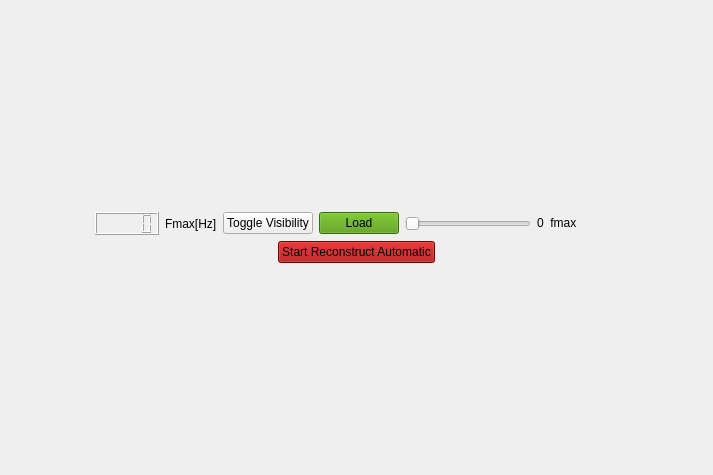
<?xml version="1.0" encoding="UTF-8"?>
<ui version="4.0">
 <class>Form</class>
 <widget class="QWidget" name="Form">
  <property name="geometry">
   <rect>
    <x>0</x>
    <y>0</y>
    <width>713</width>
    <height>475</height>
   </rect>
  </property>
  <property name="minimumSize">
   <size>
    <width>0</width>
    <height>0</height>
   </size>
  </property>
  <property name="windowTitle">
   <string>Form</string>
  </property>
  <layout class="QVBoxLayout" name="verticalLayout_4">
   <item>
    <layout class="QVBoxLayout" name="verticalLayout">
     <property name="spacing">
      <number>6</number>
     </property>
     <item>
      <layout class="QVBoxLayout" name="verticalLayout_2">
       <item>
        <layout class="QVBoxLayout" name="SamplerLayout"/>
       </item>
       <item>
        <layout class="QVBoxLayout" name="ReconstructLayout"/>
       </item>
      </layout>
     </item>
     <item>
      <layout class="QHBoxLayout" name="horizontalLayout">
       <item>
        <layout class="QHBoxLayout" name="horizontalLayout_4">
         <property name="spacing">
          <number>6</number>
         </property>
         <item>
          <spacer name="horizontalSpacer_4">
           <property name="orientation">
            <enum>Qt::Horizontal</enum>
           </property>
           <property name="sizeHint" stdset="0">
            <size>
             <width>84</width>
             <height>20</height>
            </size>
           </property>
          </spacer>
         </item>
         <item>
          <widget class="QLCDNumber" name="fmaxLCD">
           <property name="maximumSize">
            <size>
             <width>16777215</width>
             <height>31</height>
            </size>
           </property>
           <property name="styleSheet">
            <string notr="true">color: rgb(239, 41, 41);

</string>
           </property>
          </widget>
         </item>
         <item>
          <widget class="QLabel" name="label">
           <property name="maximumSize">
            <size>
             <width>16777215</width>
             <height>25</height>
            </size>
           </property>
           <property name="text">
            <string>Fmax[Hz]</string>
           </property>
          </widget>
         </item>
        </layout>
       </item>
       <item>
        <widget class="QPushButton" name="ToggleVisibilityBtn">
         <property name="cursor">
          <cursorShape>PointingHandCursor</cursorShape>
         </property>
         <property name="text">
          <string>Toggle Visibility</string>
         </property>
        </widget>
       </item>
       <item>
        <widget class="QPushButton" name="LoadButton">
         <property name="cursor">
          <cursorShape>PointingHandCursor</cursorShape>
         </property>
         <property name="mouseTracking">
          <bool>true</bool>
         </property>
         <property name="styleSheet">
          <string notr="true">background-color: rgb(78, 154, 6);</string>
         </property>
         <property name="text">
          <string>Load</string>
         </property>
        </widget>
       </item>
       <item>
        <widget class="QSlider" name="SamplingSlider">
         <property name="maximumSize">
          <size>
           <width>306</width>
           <height>16777215</height>
          </size>
         </property>
         <property name="cursor">
          <cursorShape>ClosedHandCursor</cursorShape>
         </property>
         <property name="minimum">
          <number>1</number>
         </property>
         <property name="maximum">
          <number>30</number>
         </property>
         <property name="orientation">
          <enum>Qt::Horizontal</enum>
         </property>
        </widget>
       </item>
       <item>
        <widget class="QLabel" name="SliderLabel">
         <property name="maximumSize">
          <size>
           <width>77</width>
           <height>20</height>
          </size>
         </property>
         <property name="text">
          <string>0  fmax</string>
         </property>
        </widget>
       </item>
       <item>
        <spacer name="horizontalSpacer_3">
         <property name="orientation">
          <enum>Qt::Horizontal</enum>
         </property>
         <property name="sizeHint" stdset="0">
          <size>
           <width>25</width>
           <height>20</height>
          </size>
         </property>
        </spacer>
       </item>
      </layout>
     </item>
     <item>
      <layout class="QHBoxLayout" name="horizontalLayout_2">
       <item>
        <spacer name="horizontalSpacer">
         <property name="orientation">
          <enum>Qt::Horizontal</enum>
         </property>
         <property name="sizeHint" stdset="0">
          <size>
           <width>40</width>
           <height>20</height>
          </size>
         </property>
        </spacer>
       </item>
       <item>
        <widget class="QPushButton" name="SamplingAutomatic">
         <property name="cursor">
          <cursorShape>PointingHandCursor</cursorShape>
         </property>
         <property name="mouseTracking">
          <bool>false</bool>
         </property>
         <property name="styleSheet">
          <string notr="true">background-color: rgb(164, 0, 0);</string>
         </property>
         <property name="text">
          <string>Start Reconstruct Automatic</string>
         </property>
        </widget>
       </item>
       <item>
        <spacer name="horizontalSpacer_2">
         <property name="orientation">
          <enum>Qt::Horizontal</enum>
         </property>
         <property name="sizeHint" stdset="0">
          <size>
           <width>40</width>
           <height>20</height>
          </size>
         </property>
        </spacer>
       </item>
      </layout>
     </item>
    </layout>
   </item>
  </layout>
 </widget>
 <resources/>
 <connections/>
</ui>
